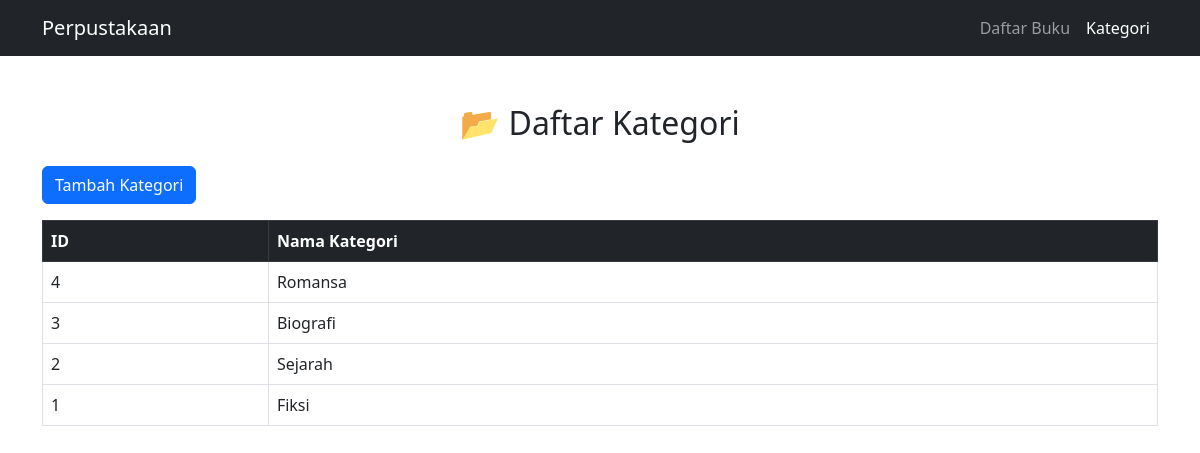
/library-app/books/kategori.php, run on the app's committed database.
### tables this page shows
CREATE TABLE `categories` (
  `id` int(11) NOT NULL,
  `name` varchar(100) NOT NULL
);

### library-app/books/kategori.php (the view, shortened to what this page needs)
<?php
$database = new Database();
$conn = $database->getConnection();
$query = "SELECT * FROM categories ORDER BY id DESC";
$stmt = $conn->prepare($query);
$stmt->execute();
$categories = $stmt->fetchAll(PDO::FETCH_ASSOC);
?>
<!DOCTYPE html>
<html lang="en">
<head>
    <link rel="stylesheet" href="https://cdn.jsdelivr.net/npm/bootstrap@5.3.0/dist/css/bootstrap.min.css">
</head>
<body>
    <nav class="navbar navbar-expand-lg navbar-dark bg-dark">
        <div class="container">
            <a class="navbar-brand" href="#">Perpustakaan</a>
            <div class="collapse navbar-collapse" id="navbarNav">
                <ul class="navbar-nav ms-auto">
                    <li class="nav-item"><a class="nav-link" href="index.php">Daftar Buku</a></li>
                    <li class="nav-item"><a class="nav-link active" href="kategori.php">Kategori</a></li>
                </ul>
            </div>
        </div>
    </nav>
    <div class="container mt-5">
        <h2 class="mb-4 text-center">📂 Daftar Kategori</h2>
        <div class="d-flex justify-content-between mb-3">
            <button class="btn btn-primary" data-bs-toggle="modal" data-bs-target="#addCategoryModal">Tambah Kategori</button>
        </div>
        <table class="table table-bordered table-hover">
            <thead class="table-dark">
                <tr>
                    <th>ID</th>
                    <th>Nama Kategori</th>
                </tr>
            </thead>
            <tbody>
                <?php foreach ($categories as $category): ?>
                    <tr>
                        <td><?= $category['id']; ?></td>
                        <td><?= $category['name']; ?></td>
                    </tr>
                <?php endforeach; ?>
            </tbody>
        </table>
    </div>
</body>
</html>

### data on the page
categories: id "4", name "Romansa"
categories: id "3", name "Biografi"
categories: id "2", name "Sejarah"
categories: id "1", name "Fiksi"
